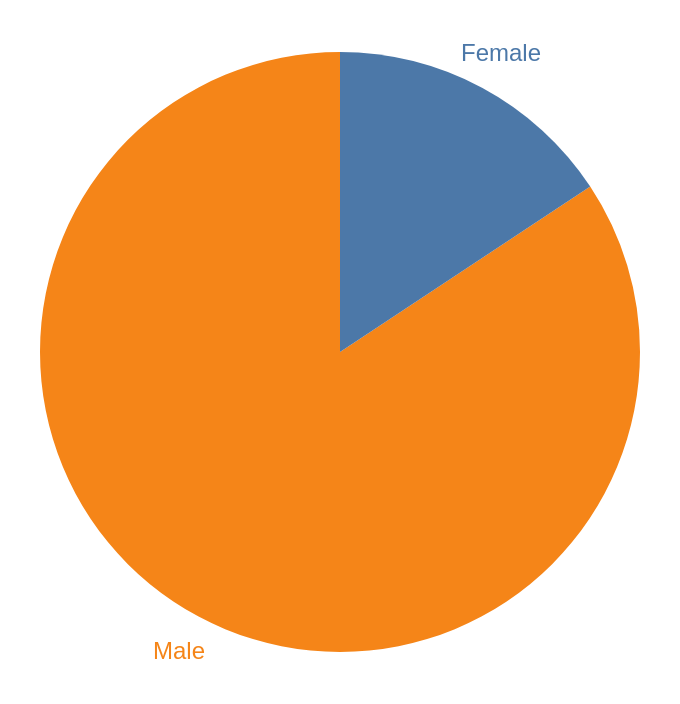
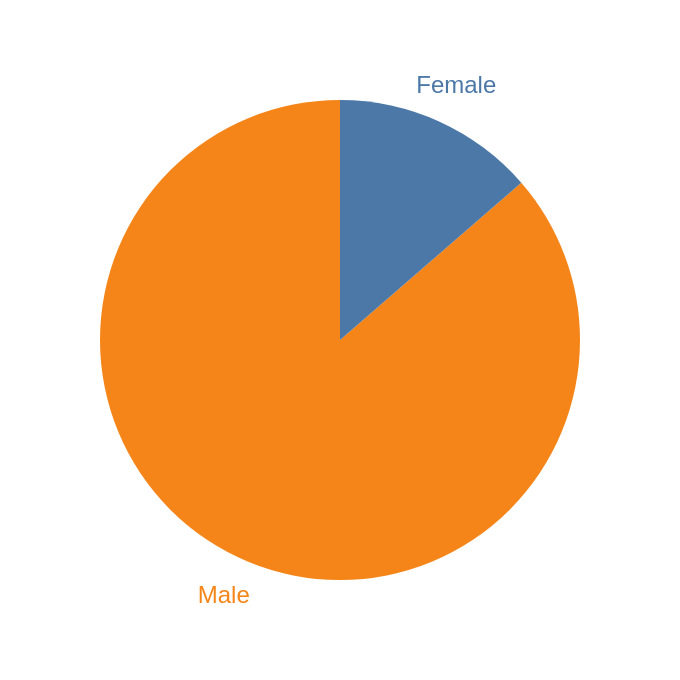
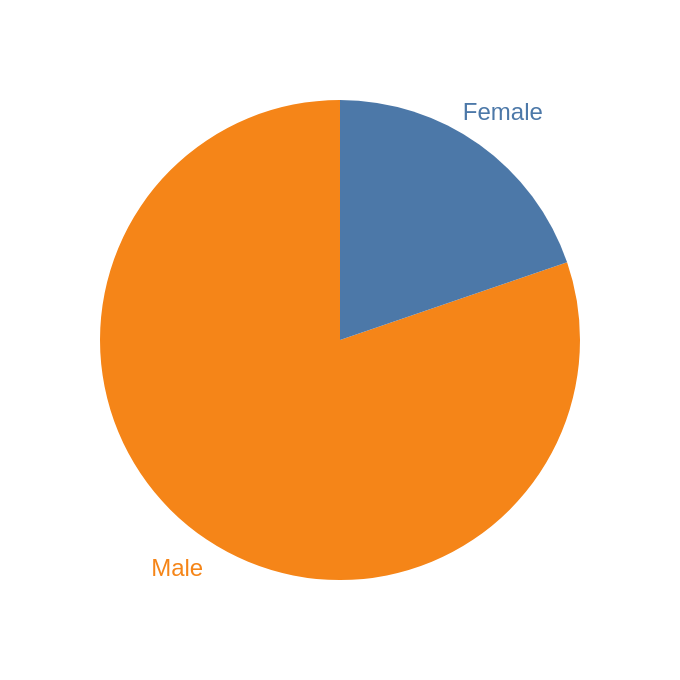

Here is the notebook cell these charts were saved with, in order:
### Code cell
#| label: fig-total-gender
#| fig-align: center
#| layout: [[1], [1, 1]]
#| fig-cap: "Number of parliamentarians by gender (1901 – present)"
#| fig-subcap: 
#|   - "Both houses"
#|   - "House of Representatives"
#|   - "Senate"

# Create the base chart
gender_base = alt.Chart().encode(
    theta=alt.Theta("count").stack(True),
    color=alt.Color("Gender").legend(None),
    tooltip=[alt.Tooltip("count", title="number of parliamentarians"), alt.Tooltip("Gender", title="gender")]
).properties(width="container")

# Both houses
total_base = gender_base.properties(data=gender_total)
# Create the pie segments
total_pie = total_base.mark_arc()
# Create the text labels
total_text = total_base.mark_text(radius=170, size=12).encode(text="Gender:N")
# Combine pie and labels
chart_total = alt.layer(total_pie, total_text, padding=20)

# House of Reps
house_base = gender_base.properties(data=gender_house)
house_pie = house_base.mark_arc(outerRadius=120)
house_text = house_base.mark_text(radius=140, size=12).encode(text="Gender:N")
chart_house = alt.layer(house_pie, house_text, padding=20)

# Senate
senate_base = gender_base.properties(data=gender_senate)
senate_pie = senate_base.mark_arc(outerRadius=120)
senate_text = senate_base.mark_text(radius=140, size=12).encode(text="Gender:N")
chart_senate = alt.layer(senate_pie, senate_text, padding=20)

# Need to display all charts together like this for Quarto to lay them out
display(chart_total, chart_house, chart_senate)

### Figure 1 — Vega-Lite specification as saved in the notebook (floating-point values rounded to 4 significant figures)
{"config": {"view": {"continuousWidth": 300, "continuousHeight": 300}}, "layer": [{"mark": {"type": "arc"}, "encoding": {"color": {"field": "Gender", "legend": null, "type": "nominal"}, "theta": {"field": "count", "stack": true, "type": "quantitative"}, "tooltip": [{"field": "count", "title": "number of parliamentarians", "type": "quantitative"}, {"field": "Gender", "title": "gender", "type": "nominal"}]}}, {"mark": {"type": "text", "radius": 170, "size": 12}, "encoding": {"color": {"field": "Gender", "legend": null, "type": "nominal"}, "text": {"field": "Gender", "type": "nominal"}, "theta": {"field": "count", "stack": true, "type": "quantitative"}, "tooltip": [{"field": "count", "title": "number of parliamentarians", "type": "quantitative"}, {"field": "Gender", "title": "gender", "type": "nominal"}]}}], "data": {"name": "data-3eadf188597bde898004ae77019fcf79"}, "padding": 20, "width": "container", "$schema": "https://vega.github.io/schema/vega-lite/v6.4.1.json", "datasets": {"data-3eadf188597bde898004ae77019fcf79": [{"Gender": "Male", "count": 1584}, {"Gender": "Female", "count": 295}]}}

### Figure 2 — Vega-Lite specification as saved in the notebook (floating-point values rounded to 4 significant figures)
{"config": {"view": {"continuousWidth": 300, "continuousHeight": 300}}, "layer": [{"mark": {"type": "arc", "outerRadius": 120}, "encoding": {"color": {"field": "Gender", "legend": null, "type": "nominal"}, "theta": {"field": "count", "stack": true, "type": "quantitative"}, "tooltip": [{"field": "count", "title": "number of parliamentarians", "type": "quantitative"}, {"field": "Gender", "title": "gender", "type": "nominal"}]}}, {"mark": {"type": "text", "radius": 140, "size": 12}, "encoding": {"color": {"field": "Gender", "legend": null, "type": "nominal"}, "text": {"field": "Gender", "type": "nominal"}, "theta": {"field": "count", "stack": true, "type": "quantitative"}, "tooltip": [{"field": "count", "title": "number of parliamentarians", "type": "quantitative"}, {"field": "Gender", "title": "gender", "type": "nominal"}]}}], "data": {"name": "data-40a39b1c3aa2705ba12bb5cd80455323"}, "padding": 20, "width": "container", "$schema": "https://vega.github.io/schema/vega-lite/v6.4.1.json", "datasets": {"data-40a39b1c3aa2705ba12bb5cd80455323": [{"Gender": "Male", "count": 1103}, {"Gender": "Female", "count": 174}]}}

### Figure 3 — Vega-Lite specification as saved in the notebook (floating-point values rounded to 4 significant figures)
{"config": {"view": {"continuousWidth": 300, "continuousHeight": 300}}, "layer": [{"mark": {"type": "arc", "outerRadius": 120}, "encoding": {"color": {"field": "Gender", "legend": null, "type": "nominal"}, "theta": {"field": "count", "stack": true, "type": "quantitative"}, "tooltip": [{"field": "count", "title": "number of parliamentarians", "type": "quantitative"}, {"field": "Gender", "title": "gender", "type": "nominal"}]}}, {"mark": {"type": "text", "radius": 140, "size": 12}, "encoding": {"color": {"field": "Gender", "legend": null, "type": "nominal"}, "text": {"field": "Gender", "type": "nominal"}, "theta": {"field": "count", "stack": true, "type": "quantitative"}, "tooltip": [{"field": "count", "title": "number of parliamentarians", "type": "quantitative"}, {"field": "Gender", "title": "gender", "type": "nominal"}]}}], "data": {"name": "data-692490faef935959912e24eac4dc14be"}, "padding": 20, "width": "container", "$schema": "https://vega.github.io/schema/vega-lite/v6.4.1.json", "datasets": {"data-692490faef935959912e24eac4dc14be": [{"Gender": "Male", "count": 528}, {"Gender": "Female", "count": 130}]}}
